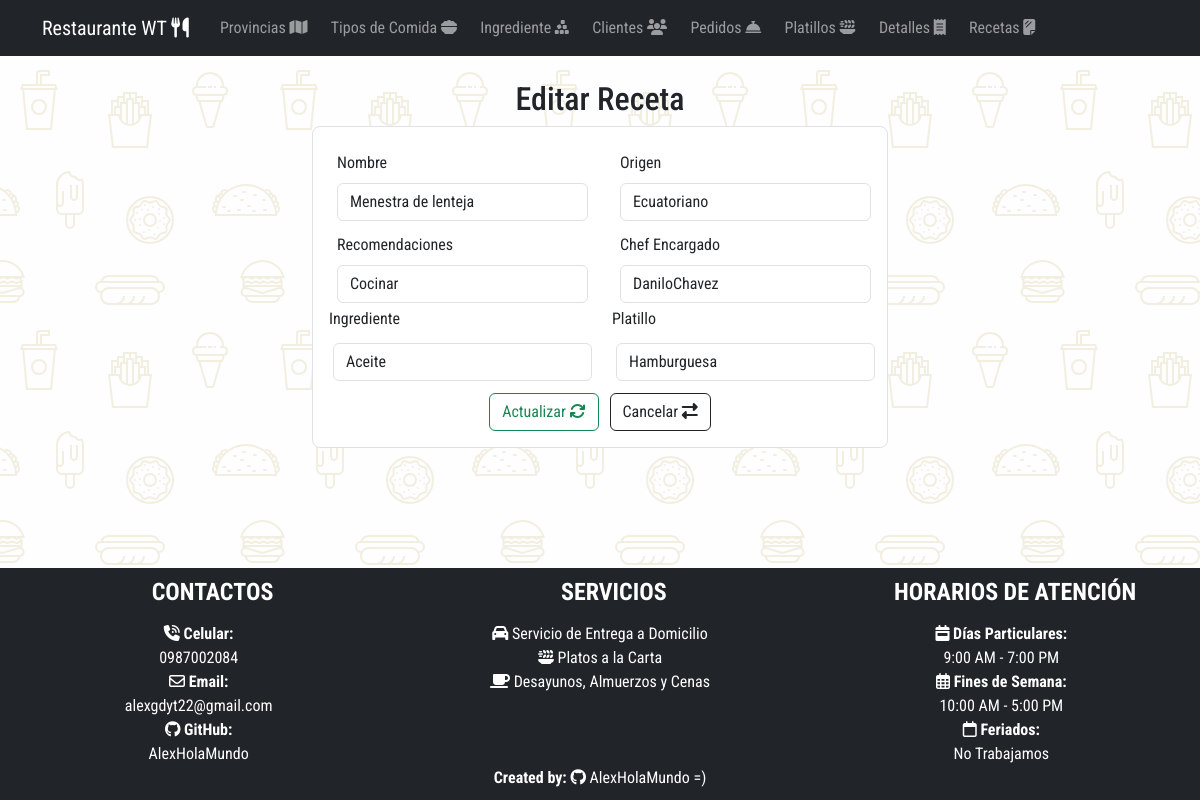
Screenshot of /editarReceta/7 with the database file from the repository.
### Aplicaciones/RestauranteWT/models.py (models this page shows, shortened)
class Receta (models.Model):
    idReceta_wt = models.AutoField(primary_key=True)
    nombre_wt = models.CharField(max_length=30)
    origen_wt = models.CharField(max_length=30)
    recomendaciones_wt = models.CharField(max_length=50)
    chefEncargado_wt = models.CharField(max_length=30)
    ingrediente_wt = models.ForeignKey(Ingrediente, null=True, blank=True, on_delete=models.CASCADE)
    platillo_wt = models.ForeignKey(Platillo, null=True, blank=True, on_delete=models.CASCADE)

### Aplicaciones/RestauranteWT/views.py (the view)
# urls.py: path('editarReceta/<int:id>', views.editarReceta),
def editarReceta(request, id):
    recetaEditar=Receta.objects.get(idReceta_wt=id)
    platilloBdd=Platillo.objects.all()
    ingredienteBdd=Ingrediente.objects.all()
    return render(request, 'editarReceta.html', {'receta':recetaEditar, 'platillos':platilloBdd, 'ingredientes':ingredienteBdd})

### Aplicaciones/RestauranteWT/templates/editarReceta.html (shortened to what this page needs)
 {% extends "plantilla.html" %} {% block contenido %}
<div class="container w-50 mt-4 mb-4">
  <h2 class="text-center">Editar Receta</h2>
  <form
    class="border p-3 rounded-3"
    action="/actualizarReceta/"
    method="POST"
    enctype="multipart/form-data"
  >
    <div class="row">
      <div class="col-md-6">
        <div class="m-1">
          <label for="" class="form-label m-1">Nombre</label>
          <input
            type="text"
            required
            class="form-control m-1"
            placeholder="Ej. Menestra de Lenteja"
            value="{{receta.nombre_wt}}"
            name="nombre_wt"
            id="nombre_wt"
          />
        </div>
      </div>
      <div class="col-md-6">
        <div class="m-1">
          <label for="" class="form-label m-1">Origen</label>
          <input
            type="text"
            required
            class="form-control m-1"
            placeholder="Ej. Colombiano"
            value="{{receta.origen_wt}}"
            name="origen_wt"
            id="origen_wt"
          />
        </div>
      </div>
    </div>
    <div class="row">
      <div class="col-md-6">
        <div class="m-1">
          <label for="" class="form-label m-1">Recomendaciones</label>
          <input
            type="text"
            required
            class="form-control m-1"
            placeholder="Ej. Av. Example"
            value="{{receta.recomendaciones_wt}}"
            name="recomendaciones_wt"
            id="recomendaciones_wt"
          />
        </div>
      </div>
      <div class="col-md-6">
        <div class="m-1">
          <label for="" class="form-label m-1">Chef Encargado</label>
          <input
            type="text"
            required
            class="form-control m-1"
            placeholder="Ej. Alguien Genial"
            value="{{receta.chefEncargado_wt}}"
            name="chefEncargado_wt"
            id="chefEncargado_wt"
          />
        </div>
      </div>
    </div>
    <div class="row">
      <div class="col-md-6">
        <label for="" class="form-label"> Ingrediente</label>
        <select
          name="idIngrediente_wt"
          required
          class="form-control m-1"
          id="idIngrediente_wt"
        >
          {% for ingrediente in ingredientes %}
          <option value="{{ingrediente.idIngrediente_wt}}">
            {{ingrediente.nombre_wt}}
          </option>
          {% endfor %}
        </select>
      </div>
      <div class="col-md-6">
        <label for="" class="form-label"> Platillo</label>
        <select
          name="idPlatillo_wt"
          required
          class="form-control m-1"
          id="idPlatillo_wt"
        >
          {% for platillo in platillos %}
          <option value="{{platillo.idPlatillo_wt}}">
            {{platillo.nombre_wt}}
          </option>
          {% endfor %}
        </select>
      </div>
    </div>
    <center class="mt-2">
      <button type="submit" name="button" class="btn btn-outline-success">
        Actualizar <i class="fa-solid fa-arrows-rotate"></i></button
      >&nbsp;&nbsp;
      <a href="/listaReceta" class="btn btn-outline-dark">
        Cancelar <i class="fa-solid fa-right-left"></i
      ></a>
    </center>
  </form>
</div>
{% endblock contenido %}

### crudRestaurante/static/css/styles.css (style rules this page uses)
body { font-family: 'Great Vibes', cursive; font-family: 'PT Sans', sans-serif; font-family: 'PT Sans Narrow', sans-serif; font-family: 'Roboto Condensed', sans-serif; padding-bottom: 210px !important; padding-top: 56px; background-color: #fefdff; }
form { background-color: #fff; }

### rows the page displays
Receta: nombre_wt "Menestra de lenteja", origen_wt "Ecuatoriano", recomendaciones_wt "Cocinar", chefEncargado_wt "DaniloChavez"

### other values shown
form field idIngrediente_wt "Aceite"
form field idPlatillo_wt "Hamburguesa"
